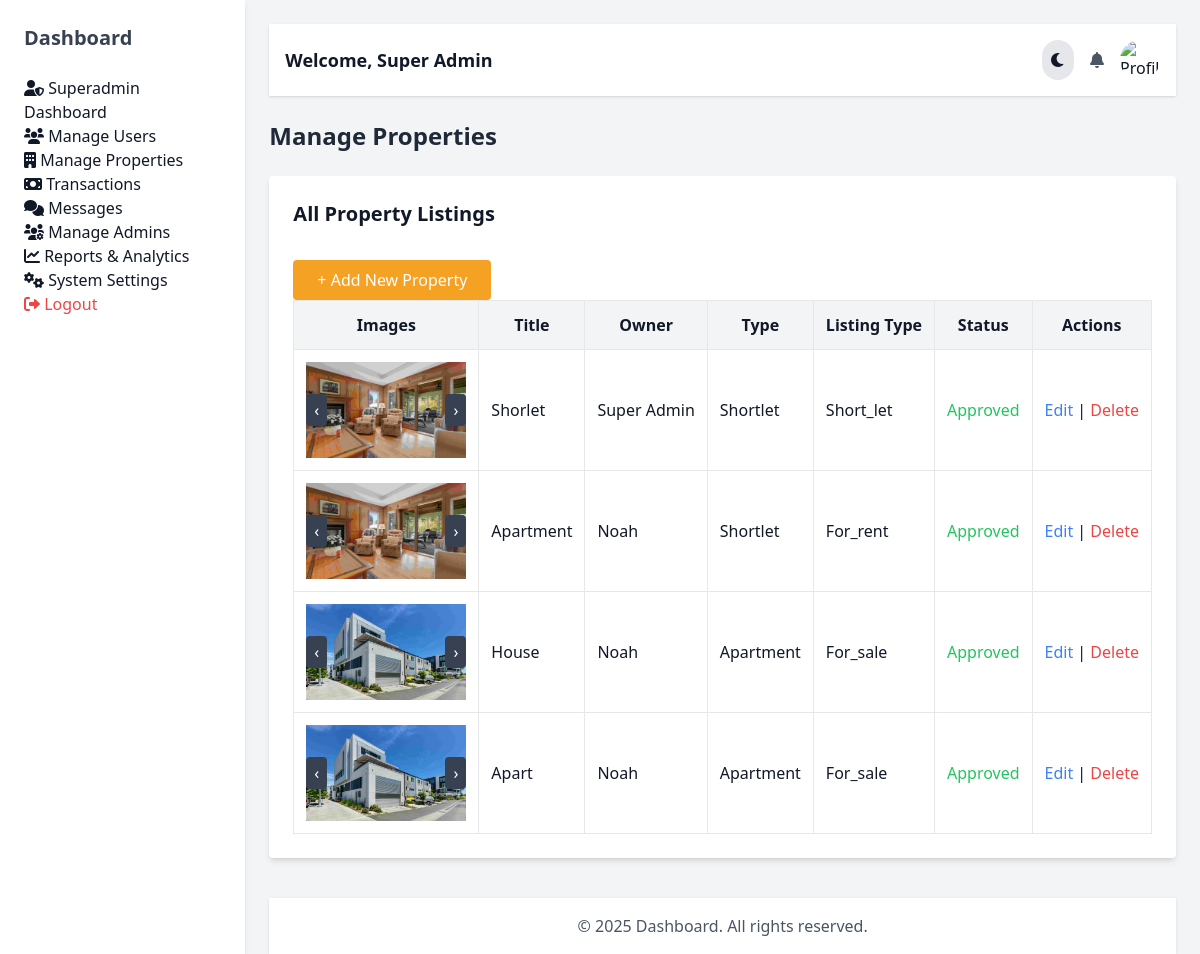
Screenshot of /dashboard/admin_properties.php (signed in) with the database file from the repository.
### tables this page shows
CREATE TABLE `properties` (
  `id` int(11) NOT NULL,
  `title` varchar(255) NOT NULL,
  `price` decimal(20,2) DEFAULT NULL,
  `location` varchar(255) NOT NULL,
  `type` enum('house','apartment','land','shortlet','hotel') NOT NULL,
  `description` text NOT NULL,
  `owner_id` int(11) NOT NULL,
  `created_at` timestamp NOT NULL DEFAULT current_timestamp(),
  `images` text DEFAULT NULL,
  `status` enum('pending','available','sold','rented') DEFAULT 'pending',
  `admin_approved` tinyint(1) DEFAULT 0,
  `listing_type` enum('for_sale','for_rent','short_let', 'hotel') NOT NULL DEFAULT 'for_sale',
  `bedrooms` int(11) DEFAULT 1,
  `bathrooms` int(11) DEFAULT 1,
  `size` varchar(50) DEFAULT 'N/A',
  `garage` int(11) DEFAULT 0
);

CREATE TABLE `users` (
  `id` int(11) NOT NULL,
  `name` varchar(255) NOT NULL,
  `email` varchar(255) NOT NULL,
  `password` varchar(255) NOT NULL,
  `role` enum('buyer','agent','owner','hotel_owner','admin','superadmin') NOT NULL,
  `profile_image` varchar(255) DEFAULT 'default.png',
  `otp` varchar(6) DEFAULT NULL,
  `otp_expires_at` datetime DEFAULT NULL,
  `email_verified` tinyint(1) DEFAULT 0,
  `created_at` timestamp NOT NULL DEFAULT current_timestamp(),
  `phone` varchar(20) DEFAULT NULL
);

### dashboard/admin_properties.php (called while the page is built, shortened)
<?php
include '../includes/db_connect.php';
$stmt = $conn->prepare("SELECT p.*, u.name AS owner_name FROM properties p
                        JOIN users u ON p.owner_id = u.id
                        ORDER BY p.created_at DESC");
$stmt->execute();
$result = $stmt->get_result();
?>
<?php $page_content = __DIR__ . "/admin_properties_content.php"; include 'dashboard_layout.php'; ?>

### dashboard/admin_properties_content.php (the view, shortened to what this page needs)
<div class="mt-6">
    <h2 class="text-2xl font-bold text-gray-800 dark:text-gray-200">Manage Properties</h2>
    <div class="bg-white dark:bg-gray-800 mt-6 p-6 rounded shadow-md overflow-x-auto">
        <h3 class="text-xl font-bold mb-4">All Property Listings</h3>
        <a href="admin_add_property.php"
            class="bg-[#F4A124] text-white px-6 py-2 rounded hover:bg-[#d88b1c] mt-4 inline-block">
            + Add New Property
        </a>
        <table class="w-full min-w-max border-collapse border border-gray-200 dark:border-gray-700">
            <thead>
                <tr class="bg-gray-100 dark:bg-gray-700 text-gray-900 dark:text-gray-300">
                    <th class="p-3 border">Images</th>
                    <th class="p-3 border">Title</th>
                    <th class="p-3 border">Owner</th>
                    <th class="p-3 border">Type</th>
                    <th class="p-3 border">Listing Type</th>
                    <th class="p-3 border">Status</th>
                    <th class="p-3 border">Actions</th>
                </tr>
            </thead>
            <tbody>
                <?php while ($row = $result->fetch_assoc()): ?>
                <tr>
                    <td class="p-3 border">
                        <div class="relative w-40 h-24 overflow-hidden">
                            <div class="image-slider" id="slider-<?php echo $row['id']; ?>">
                                <?php
                                $images = explode(',', $row['images']);
                                foreach ($images as $index => $image): ?>
                                <img src="../public/uploads/<?php echo $image; ?>"
                                    class="w-full h-full object-cover absolute transition-opacity duration-500"
                                    style="opacity: <?php echo $index === 0 ? '1' : '0'; ?>">
                                <?php endforeach; ?>
                            </div>
                            <button
                                class="prev absolute left-0 top-1/2 transform -translate-y-1/2 bg-gray-700 text-white px-2 py-1 rounded"
                                onclick="prevSlide(<?php echo $row['id']; ?>)">‹</button>
                            <button
                                class="next absolute right-0 top-1/2 transform -translate-y-1/2 bg-gray-700 text-white px-2 py-1 rounded"
                                onclick="nextSlide(<?php echo $row['id']; ?>)">›</button>
                        </div>
                    </td>
                    <td class="p-3 border"><?php echo $row['title']; ?></td>
                    <td class="p-3 border"><?php echo $row['owner_name']; ?></td>
                    <td class="p-3 border"><?php echo ucfirst($row['type']); ?></td>
                    <td class="p-3 border"><?php echo ucfirst($row['listing_type']); ?></td>
                    <td class="p-3 border">
                        <?php if ($row['admin_approved'] == 1): ?>
                        <span class="text-green-500">Approved</span>
                        <?php else: ?>
                        <span class="text-yellow-500">Pending</span>
                        <?php endif; ?>
                    </td>
                    <td class="p-3 border">
                        <a href="admin_edit_property.php?id=<?php echo $row['id']; ?>" class="text-blue-500">Edit</a> |
                        <a href="admin_delete_property.php?id=<?php echo $row['id']; ?>" class="text-red-500">Delete</a>
                    </td>
                </tr>
                <?php endwhile; ?>
            </tbody>
        </table>
    </div>
</div>

### dashboard/dashboard_layout.php (shortened to what this page needs)
<!DOCTYPE html>
<html lang="en">
<head>
    <script src="https://cdn.tailwindcss.com"></script>
    <link rel="stylesheet" href="https://cdnjs.cloudflare.com/ajax/libs/font-awesome/6.0.0/css/all.min.css">
</head>
<body class="bg-gray-100 dark:bg-gray-900 text-gray-900 dark:text-gray-100">
    <div class="flex flex-col md:flex-row h-screen">
        <aside id="sidebar"
            class="w-80 bg-white dark:bg-gray-800 shadow-md h-screen p-6 fixed md:relative md:block transition-transform transform -translate-x-full md:translate-x-0">
            <div class="flex justify-between items-center mb-6">
                <h2 class="text-xl font-bold text-gray-700 dark:text-gray-300">Dashboard</h2>
            </div>
            <ul class="space-y-4">
                <?php include 'sidebar_navigation.php'; ?>
        <main class="flex-1 p-6">
            <nav class="bg-white dark:bg-gray-800 shadow p-4 flex justify-between items-center">
                <span class="text-lg font-bold">Welcome, <?php echo $user_name; ?></span>
                <div class="flex items-center space-x-4">
                    <button id="dark-mode-toggle"
                        class="p-2 bg-gray-200 dark:bg-gray-700 rounded-full focus:outline-none">
                        <i class="fas fa-moon dark:hidden"></i>
                    </button>
                    <i class="fas fa-bell text-gray-600 dark:text-gray-300 cursor-pointer"></i>
                    <div class="relative">
                        <img src="../public/images/<?php echo $profile_image; ?>" alt="Profile"
                            class="w-10 h-10 rounded-full cursor-pointer" onclick="toggleDropdown()">
                    </div>
                </div>
            </nav>
            <div class="content">
                <?php include($page_content); ?>
            </div>
            <footer class="bg-white dark:bg-gray-800 shadow mt-10 p-4 text-center">
                <p class="text-gray-600 dark:text-gray-300">&copy; <?php echo date('Y'); ?> Dashboard. All rights
                    reserved.</p>
            </footer>
        </main>
    </div>
</body>
</html>

### dashboard/sidebar_navigation.php (shortened to what this page needs)
<?php
$user_role = $_SESSION['role'] ?? 'buyer';
$user_name = $_SESSION['name'] ?? 'User';
$profile_image = $_SESSION['profile_image'] ?? 'default.png';
?>
<ul>
    <?php if ($user_role === 'buyer') { ?>
    <li><a href="buyer_dashboard.php" class="sidebar-link"><i class="fas fa-home"></i> Dashboard</a></li>
    <li><a href="buyer_orders.php" class="sidebar-link"><i class="fas fa-shopping-cart"></i> My Orders</a></li>
    <li><a href="buyer_wishlist.php" class="sidebar-link"><i class="fas fa-heart"></i> Wishlist</a></li>
    <li><a href="buyer_messages.php" class="sidebar-link"><i class="fas fa-comments"></i> Messages</a></li>
    <li><a href="buyer_profile.php" class="sidebar-link"><i class="fas fa-user"></i> Profile</a></li>
    <li><a href="buyer_security.php" class="sidebar-link"><i class="fas fa-lock"></i> Security</a></li>
    <?php } elseif ($user_role === 'superadmin') { ?>
    <li><a href="superadmin_dashboard.php" class="sidebar-link"><i class="fas fa-user-shield"></i> Superadmin
            Dashboard</a></li>
    <li><a href="admin_users.php" class="sidebar-link"><i class="fas fa-users"></i> Manage Users</a></li>
    <li><a href="admin_properties.php" class="sidebar-link"><i class="fas fa-building"></i> Manage Properties</a>
    </li>
    <li><a href="admin_transactions.php" class="sidebar-link"><i class="fas fa-money-bill"></i> Transactions</a>
    </li>
    <li><a href="admin_messages.php" class="sidebar-link"><i class="fas fa-comments"></i> Messages</a></li>
    <li><a href="superadmin_manage.php" class="sidebar-link"><i class="fas fa-users-cog"></i> Manage Admins</a></li>
    <li><a href="superadmin_reports.php" class="sidebar-link"><i class="fas fa-chart-line"></i> Reports &
            Analytics</a></li>
    <li><a href="superadmin_settings.php" class="sidebar-link"><i class="fas fa-cogs"></i> System Settings</a></li>
    <?php } ?>
    <li><a href="../process/logout.php" class="sidebar-link text-red-500"><i class="fas fa-sign-out-alt"></i>
            Logout</a></li>
</ul>
</aside>

### rows the page displays
properties: title "Shorlet", owner.name "Super Admin", type "Shortlet", listing_type "Short_let", admin_approved "Approved"
properties: title "Apartment", owner.name "Noah", type "Shortlet", listing_type "For_rent", admin_approved "Approved"
properties: title "House", owner.name "Noah", type "Apartment", listing_type "For_sale", admin_approved "Approved"
properties: title "Apart", owner.name "Noah", type "Apartment", listing_type "For_sale", admin_approved "Approved"

### other values shown
$user_name "Super Admin"
